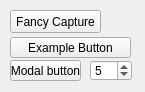
<?xml version="1.0" encoding="UTF-8"?>
<ui version="4.0">
 <class>Form</class>
 <widget class="QWidget" name="Form">
  <property name="geometry">
   <rect>
    <x>0</x>
    <y>0</y>
    <width>145</width>
    <height>92</height>
   </rect>
  </property>
  <property name="windowTitle">
   <string>Trasmission</string>
  </property>
  <widget class="QPushButton" name="example_pushButton">
   <property name="geometry">
    <rect>
     <x>10</x>
     <y>37</y>
     <width>121</width>
     <height>21</height>
    </rect>
   </property>
   <property name="text">
    <string>Example Button</string>
   </property>
  </widget>
  <widget class="QPushButton" name="modal_example_pushButton">
   <property name="geometry">
    <rect>
     <x>10</x>
     <y>60</y>
     <width>71</width>
     <height>21</height>
    </rect>
   </property>
   <property name="text">
    <string>Modal button</string>
   </property>
  </widget>
  <widget class="QSpinBox" name="steps_spinBox">
   <property name="geometry">
    <rect>
     <x>90</x>
     <y>60</y>
     <width>42</width>
     <height>21</height>
    </rect>
   </property>
   <property name="value">
    <number>5</number>
   </property>
  </widget>
  <widget class="QPushButton" name="fancy_capture_pushButton">
   <property name="geometry">
    <rect>
     <x>10</x>
     <y>10</y>
     <width>91</width>
     <height>23</height>
    </rect>
   </property>
   <property name="text">
    <string>Fancy Capture</string>
   </property>
  </widget>
 </widget>
 <resources/>
 <connections/>
</ui>
